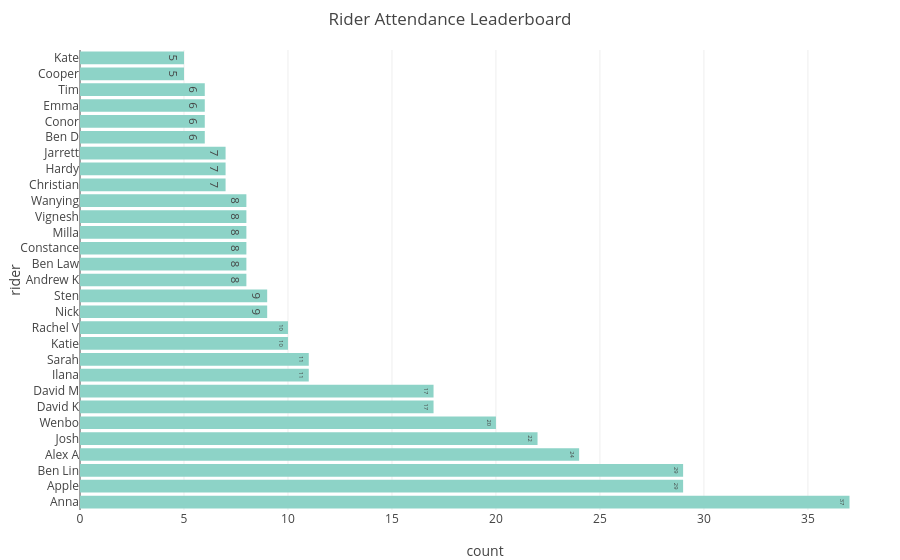

This figure's notebook cell:
### Code cell
fig_top_riders = px.bar(
    attendance_regular,
    y="rider",
    x="count",
    title="Rider Attendance Leaderboard",
    text_auto=True
)

fig_top_riders.update_layout(
    yaxis=dict(
        categoryorder="array",
        categoryarray=attendance_regular["rider"]
    )
)

fig_top_riders.show()

### Figure 1 — Plotly figure (JSON) as saved in the notebook; plotly's stock layout.template omitted (floating-point values rounded to 4 significant figures)
{"data": [{"alignmentgroup": "True", "hovertemplate": "count=%{x}<br>rider=%{y}<extra></extra>", "legendgroup": "", "marker": {"color": "rgb(141,211,199)", "pattern": {"shape": ""}}, "name": "", "offsetgroup": "", "orientation": "h", "showlegend": false, "textposition": "auto", "texttemplate": "%{x}", "type": "bar", "x": [37, 29, 29, 24, 22, 20, 17, 17, 11, 11, 10, 10, 9, 9, 8, 8, 8, 8, 8, 8, 7, 7, 7, 6, 6, 6, 6, 5, 5], "xaxis": "x", "y": ["Anna", "Apple", "Ben Lin", "Alex A", "Josh", "Wenbo", "David K", "David M", "Ilana", "Sarah", "Katie", "Rachel V", "Nick", "Sten", "Andrew K", "Ben Law", "Constance", "Milla", "Vignesh", "Wanying", "Christian", "Hardy", "Jarrett", "Ben D", "Conor", "Emma", "Tim", "Cooper", "Kate"], "yaxis": "y"}], "layout": {"barmode": "relative", "legend": {"tracegroupgap": 0}, "title": {"text": "Rider Attendance Leaderboard"}, "xaxis": {"anchor": "y", "domain": [0, 1], "title": {"text": "count"}}, "yaxis": {"anchor": "x", "categoryarray": ["Anna", "Apple", "Ben Lin", "Alex A", "Josh", "Wenbo", "David K", "David M", "Ilana", "Sarah", "Katie", "Rachel V", "Nick", "Sten", "Andrew K", "Ben Law", "Constance", "Milla", "Vignesh", "Wanying", "Christian", "Hardy", "Jarrett", "Ben D", "Conor", "Emma", "Tim", "Cooper", "Kate"], "categoryorder": "array", "domain": [0, 1], "title": {"text": "rider"}}}}
